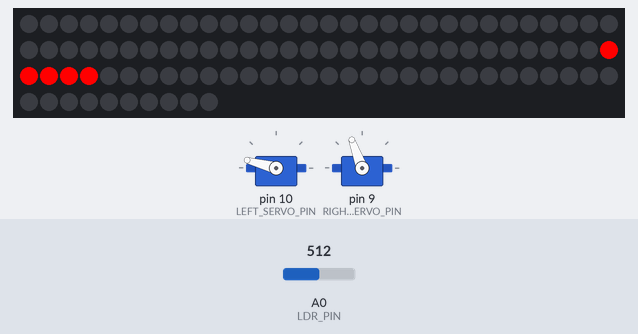
Simulated run of this sketch. Board: Arduino Uno, built with avr-gcc and run on an emulated ATmega328P. On the bench: 2 × servo, 100 RGB LEDs in strip order, left to right, continuing on the next row. Inputs (shaded band) come from the test bench; at power-on: A0 (LDR_PIN) = 512. What the sketch prints to the serial monitor is not drawn.

Above: at 6.81 s.
Timing chart, 0 to 23.3 s (numbered marks = the images above):
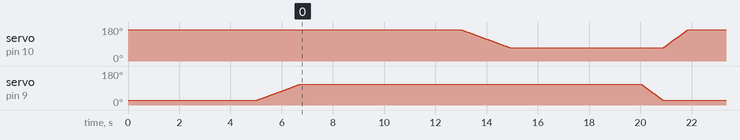

The sketch:

test_tube_box.ino
```cpp
/*
 * Controls LEDs and 2x servos based on LDR trigger
 * Author: Tom Chambers (tom.chambers@gmail.com)
 */

#include <Servo.h>
#include <FastLED.h>

Servo leftServo;
Servo rightServo;

#define LED_STRIP_PIN     6
#define LED_TYPE    WS2812B
#define NUM_LEDS    100
#define BRIGHTNESS  64
#define LED_TYPE    WS2812B
#define COLOR_ORDER GRB

CRGB leds[NUM_LEDS];
int ledsFired[3] = {false,false,false};

bool DEBUG_MODE = false;

int TOTAL_RUN_TIME = 20000; // 15000

int LDR_PIN = A0;
int LEFT_SERVO_PIN = 10;
int RIGHT_SERVO_PIN = 9;
int LDR_DELTA_THRESHOLD = 50;

int STARTING_LED = 4;
int DEFAULT_LED_UPDATE_TIME = 60;
int ledUpdateTime = DEFAULT_LED_UPDATE_TIME;
int LED_BRIGHTNESS = 30;
int LED_RANGE = 2; // do not put too high to avoid blowing leds

int servo1UpPos = 110;
int servo1DownPos = 25; // was 5
int servo2DownPos = 165;
int servo2UpPos = 70;

bool marbleRunStarted = false;
long marbleRunStartTime = 0;
bool servo1AlreadyMoved = false;
bool servo2AlreadyMoved = false;

bool reverseLeds = false;

int lowestLdrValue = 1012;
int displayedLed = STARTING_LED;

long lastLedUpdate = 0;
int stopAtLed = 0;

int prevLdrValue = 0;

void setup() {
  Serial.begin(9600);
  leftServo.attach(LEFT_SERVO_PIN);
  rightServo.attach(RIGHT_SERVO_PIN);
  FastLED.addLeds<LED_TYPE, LED_STRIP_PIN, COLOR_ORDER>(leds, NUM_LEDS).setCorrection(TypicalLEDStrip);
  FastLED.show();
  rightServo.write(servo1DownPos);
  leftServo.write(servo2DownPos);
  resetRun();

  if (DEBUG_MODE) {
    Serial.println("start run from setup");
    startRun();
  }
}

void setLedColors() {
  for (int i = displayedLed - LED_RANGE; i <= displayedLed + LED_RANGE; i++) {
    if (reverseLeds && i <= stopAtLed) continue;
    if (!reverseLeds && i >= stopAtLed) continue;
    leds[i] = CRGB::Red;
  }
}

void updateLed() {
    if (millis() - lastLedUpdate < ledUpdateTime) return;
    if (!marbleRunStarted) return;

    lastLedUpdate = millis();

    FastLED.clear();

    if (displayedLed >= stopAtLed && reverseLeds) {
      displayedLed--;
      setLedColors();
    }
    if (displayedLed <= stopAtLed && !reverseLeds) {
      displayedLed++;
      setLedColors();
    }

    FastLED.show();
}

void startLedSequence(int startingLed, int ledsInSequence, bool _reverseLeds, int _ledUpdateTime) {
  ledUpdateTime = _ledUpdateTime;
  if (_reverseLeds) {
    reverseLeds = true;
  } else {
    reverseLeds = false;
  }
  displayedLed = startingLed;
  if (reverseLeds) {
    stopAtLed = startingLed - ledsInSequence;
  } else {
    stopAtLed = startingLed + ledsInSequence;
  }
  displayedLed = startingLed;
}

void resetRun() {
  marbleRunStarted = false;
  marbleRunStartTime = 0;
  servo1AlreadyMoved = false;
  servo2AlreadyMoved = false;
  displayedLed = STARTING_LED;
  for (int i=0; i<3; i++) {
    ledsFired[i] = false;
  }
  FastLED.clear();
}

bool atStage(int time) {
  if (!marbleRunStarted) return false;
  if (millis() - marbleRunStartTime > time) return true;
  return false;
}

void checkLdr() {
  int ldrValue = analogRead(LDR_PIN);
  int delta = abs(prevLdrValue - ldrValue);
  Serial.println(delta);
  if (!marbleRunStarted && delta > LDR_DELTA_THRESHOLD)
  {
    Serial.println("Run started by LDR with delta val");
    Serial.println(delta);
    startRun();
  }

  prevLdrValue = ldrValue;
}

void startRun() {
  Serial.println("Begin marble run");
  marbleRunStarted = true;
  marbleRunStartTime = millis();
}

void fireLedSequences() {
    if (atStage(0) && !ledsFired[0]) {
      startLedSequence(30, 30, false, DEFAULT_LED_UPDATE_TIME);
      ledsFired[0] = true;
    }
    if (atStage(5000) && !ledsFired[1]) {
      startLedSequence(60, 30, false, DEFAULT_LED_UPDATE_TIME + 90);
      ledsFired[1] = true;
    }
    if (atStage(13000) && !ledsFired[2]) {
      startLedSequence(24, 24, true, DEFAULT_LED_UPDATE_TIME + 70);
      ledsFired[2] = true;
    }
}

void fireServoSequences() {
    if (atStage(5000)  && !servo1AlreadyMoved && marbleRunStarted)
    {
      servo1AlreadyMoved = true;
      for (int i = servo1DownPos; i <= servo1UpPos; i++) {
        rightServo.write(i);
        delay(20);
      }
    }

     if (atStage(13000) && !servo2AlreadyMoved && marbleRunStarted)
      {
       servo2AlreadyMoved = true;
        for (int i = servo2DownPos; i >= servo2UpPos; i--) {
          leftServo.write(i);
          delay(20);
        }
    }

    if (atStage(TOTAL_RUN_TIME))
    {
      Serial.println("END RUN");
      for (int i = servo1UpPos; i >= servo1DownPos; i--) {
        rightServo.write(i);
        delay(10);
      }
      for (int i = servo2UpPos; i<= servo2DownPos; i++) {
        leftServo.write(i);
        delay(10);
      }
      resetRun();
      if (DEBUG_MODE) {
        startRun();
      }
    }
}

void loop() {
  if (marbleRunStarted) {
    fireLedSequences();
    updateLed();
    fireServoSequences();
  }
  checkLdr();
}
```

Measured:
- by itself, servo on pin 9 (RIGHT_SERVO_PIN): rises from 25° to 110° in 1.7 s, then falls to 25° in 14.2 s
